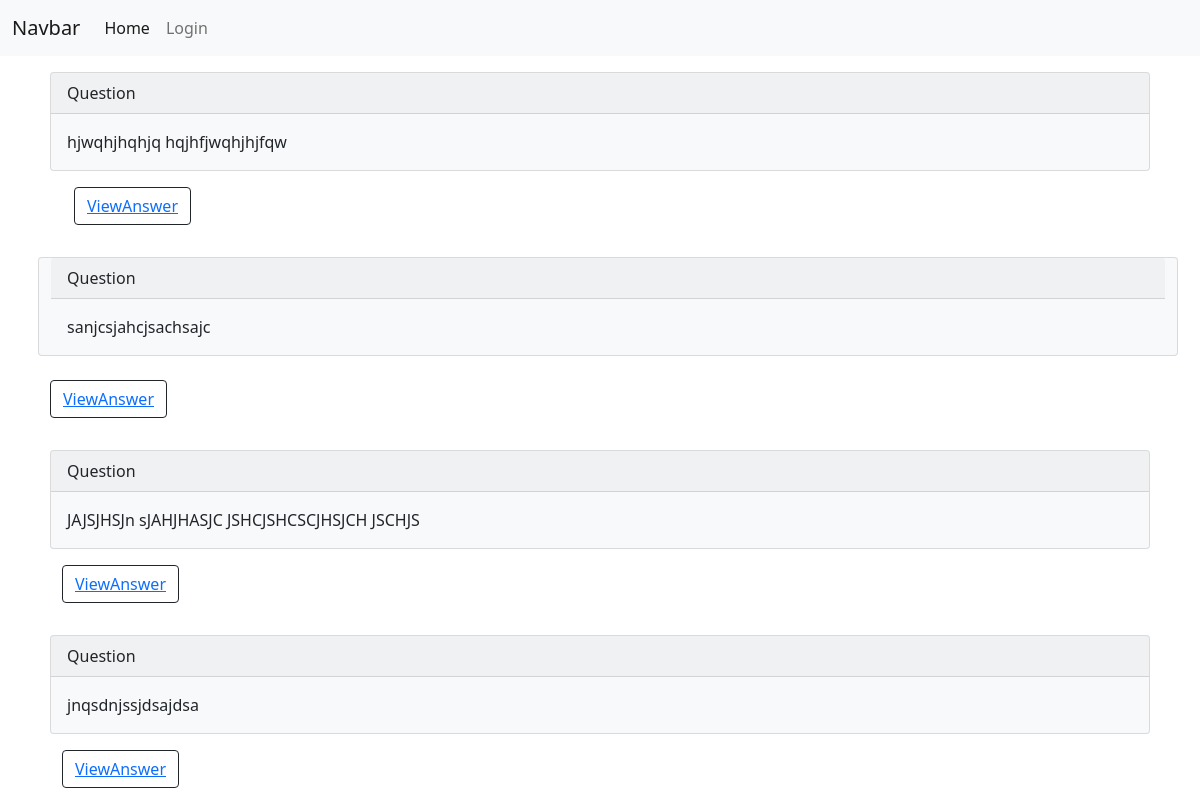
The app's page /, older data.
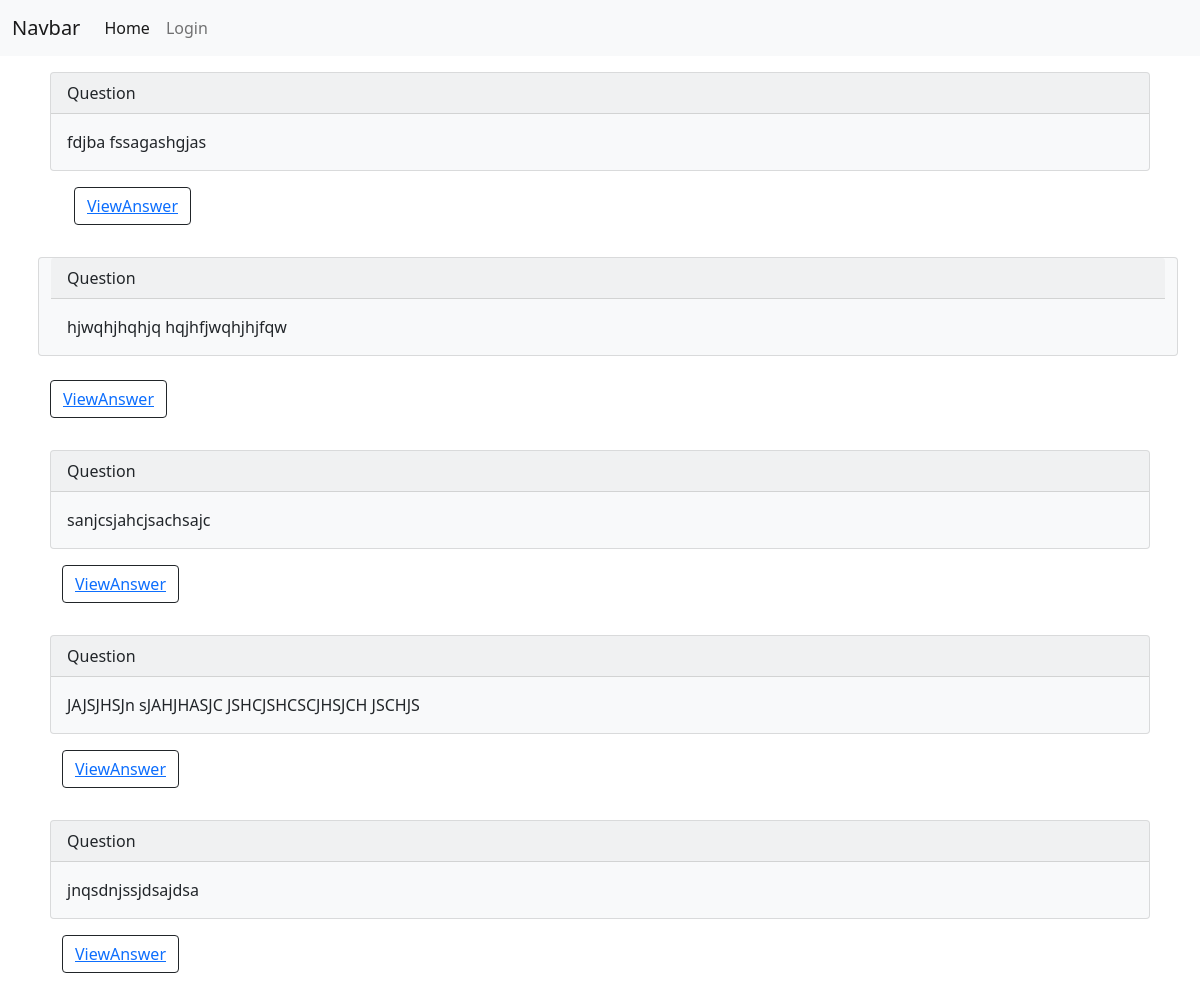
The same page, newer data.
### app/models.py (models this page shows)
class Question(models.Model):
    question=models.TextField()
    user=models.ForeignKey(User,on_delete=models.CASCADE)
    created_at=models.DateTimeField(auto_now_add=True)
    class Meta:
        db_table='question'

### app/views.py (the view)
# urls.py: path('',homeView.as_view(),name='home'),
class homeView(View):
    def get(self,request,*args, **kwargs):
        question_list=Question.objects.all().order_by('-created_at')
        context={
           'question':question_list,
        }
        return render(request,'app/home.html',context)

### app/templates/app/home.html (shortened to what this page needs)
{% extends 'app/base.html' %}
{% block content %}
{% if question %}
    {% for question in question%}
    <div class="card text-dark bg-light mb-3 my-3 mx-2" style="max-width: 250rem;">
        <div class="card-header">Question</div>
        <div class="card-body">
        <p class="card-text">{{question.question}}</p>
        </div>
    </div>
    <div class="container mt-2">
        <div class="row">
            <div class="col">
            <button type="button" class="btn btn-outline-dark mb-3 mx-2"><a href="{% url 'answerview' pk=question.id %}">ViewAnswer</a></button>
            </div>
           </div>
        </div>
    </div>
    {% endfor %}
{% else %}
    <div class="card text-white bg-primary mb-3 my-3 mx-2" style="max-width: 250rem;">
        <div class="card-header">No Question Posted Yet</div>
    </div>
{% endif %}
{% endblock %}

Row changes from the older to the newer data that the page shows:
added Question: question "fdjba fssagashgjas"
